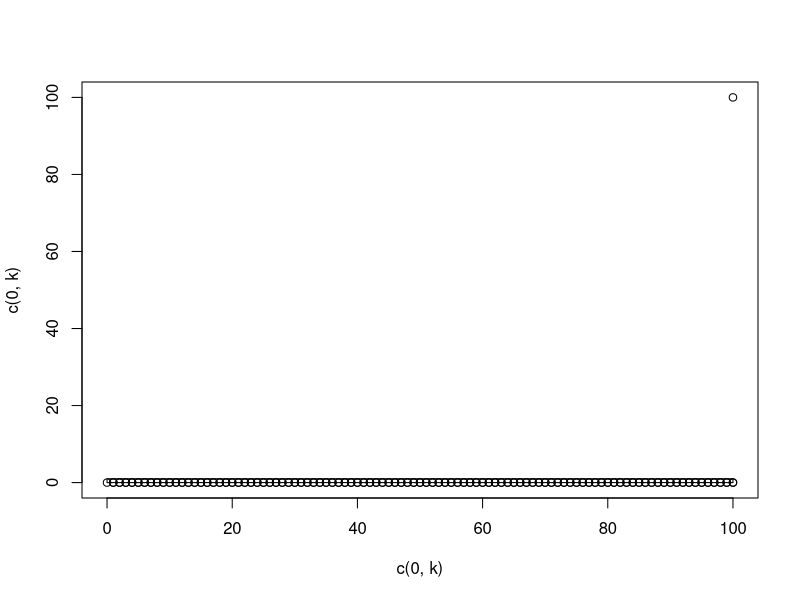

R code for this plot:
dictionary <- read.csv("diceware.txt")
for (i in 1:5) {
  clave <- 0
  for (i in 0:4) {
    r <- runif(1)
    r <- ceiling(r*6)  
    clave <- clave + r * 10^i 
  }
  
  clave <- round(clave,digits = 0)  
  
  cl = grep(clave, readLines("diceware.txt"), value = TRUE)
  print(gsub("\t","",substring(cl, 7)) )
}


fx = p = (1/7776)
k=100
suma = 0

plot(c(0,k),c(0,k))
rect(0,0,k,1)
esperanza = (1-p)/p

for (x in 1:k) {
  fx = fx * (1-p)
  suma <- suma + fx
  points(x,fx)
  points(x,suma)
}
print(suma)